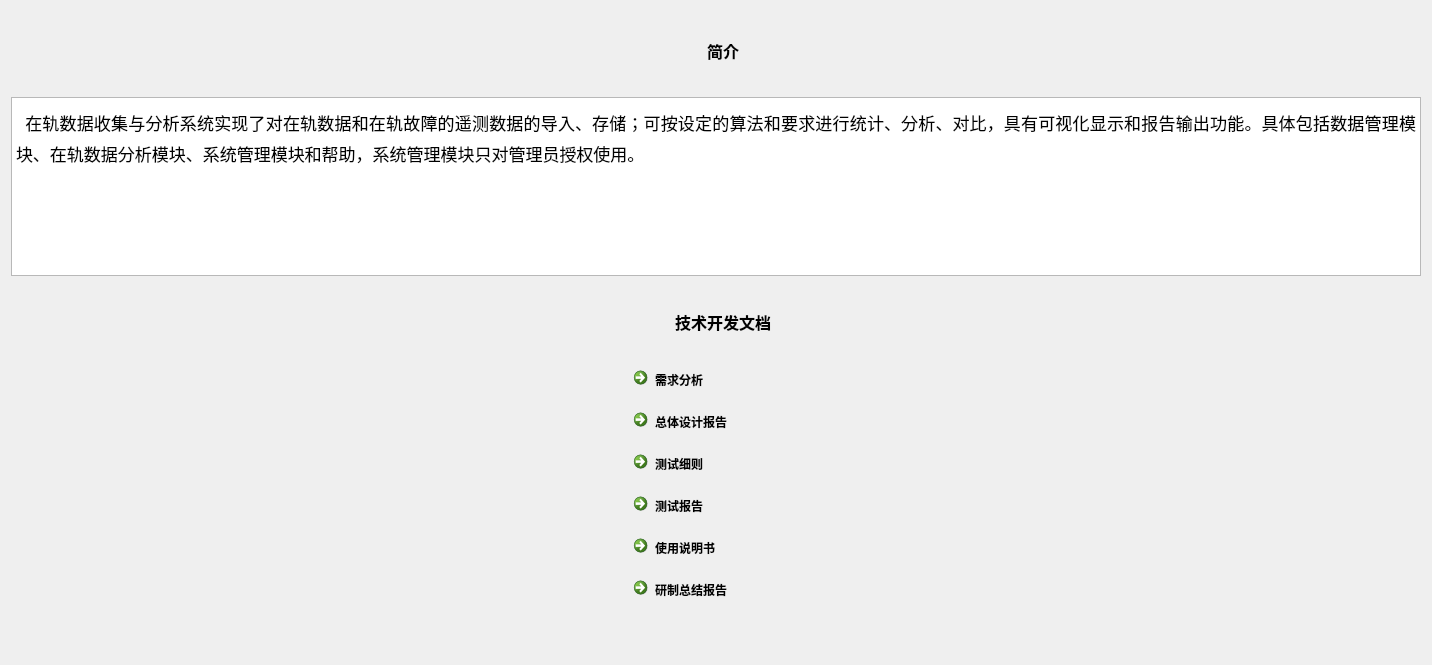
<?xml version="1.0" encoding="UTF-8"?>
<ui version="4.0">
 <class>help</class>
 <widget class="QWidget" name="help">
  <property name="geometry">
   <rect>
    <x>0</x>
    <y>0</y>
    <width>1432</width>
    <height>665</height>
   </rect>
  </property>
  <property name="windowTitle">
   <string>help</string>
  </property>
  <layout class="QVBoxLayout" name="verticalLayout_2">
   <item>
    <layout class="QVBoxLayout" name="verticalLayout">
     <item>
      <spacer name="verticalSpacer_2">
       <property name="orientation">
        <enum>Qt::Vertical</enum>
       </property>
       <property name="sizeHint" stdset="0">
        <size>
         <width>20</width>
         <height>40</height>
        </size>
       </property>
      </spacer>
     </item>
     <item>
      <layout class="QHBoxLayout" name="horizontalLayout">
       <item>
        <widget class="QLabel" name="label_3">
         <property name="text">
          <string/>
         </property>
        </widget>
       </item>
       <item>
        <spacer name="horizontalSpacer_2">
         <property name="orientation">
          <enum>Qt::Horizontal</enum>
         </property>
         <property name="sizeHint" stdset="0">
          <size>
           <width>40</width>
           <height>20</height>
          </size>
         </property>
        </spacer>
       </item>
       <item>
        <widget class="QLabel" name="label_2">
         <property name="font">
          <font>
           <family>AcadEref</family>
           <pointsize>12</pointsize>
           <weight>75</weight>
           <bold>true</bold>
          </font>
         </property>
         <property name="autoFillBackground">
          <bool>true</bool>
         </property>
         <property name="text">
          <string>简介</string>
         </property>
         <property name="textFormat">
          <enum>Qt::AutoText</enum>
         </property>
         <property name="scaledContents">
          <bool>false</bool>
         </property>
        </widget>
       </item>
       <item>
        <spacer name="horizontalSpacer">
         <property name="orientation">
          <enum>Qt::Horizontal</enum>
         </property>
         <property name="sizeHint" stdset="0">
          <size>
           <width>40</width>
           <height>20</height>
          </size>
         </property>
        </spacer>
       </item>
      </layout>
     </item>
     <item>
      <spacer name="verticalSpacer_5">
       <property name="orientation">
        <enum>Qt::Vertical</enum>
       </property>
       <property name="sizeHint" stdset="0">
        <size>
         <width>20</width>
         <height>40</height>
        </size>
       </property>
      </spacer>
     </item>
     <item>
      <widget class="QTextBrowser" name="textBrowser">
       <property name="sizePolicy">
        <sizepolicy hsizetype="Preferred" vsizetype="Expanding">
         <horstretch>0</horstretch>
         <verstretch>0</verstretch>
        </sizepolicy>
       </property>
       <property name="autoFillBackground">
        <bool>true</bool>
       </property>
       <property name="html">
        <string>&lt;!DOCTYPE HTML PUBLIC &quot;-//W3C//DTD HTML 4.0//EN&quot; &quot;http://www.w3.org/TR/REC-html40/strict.dtd&quot;&gt;
&lt;html&gt;&lt;head&gt;&lt;meta name=&quot;qrichtext&quot; content=&quot;1&quot; /&gt;&lt;style type=&quot;text/css&quot;&gt;
p, li { white-space: pre-wrap; }
&lt;/style&gt;&lt;/head&gt;&lt;body style=&quot; font-family:'SimSun'; font-size:9pt; font-weight:400; font-style:normal;&quot;&gt;
&lt;p align=&quot;justify&quot; style=&quot; margin-top:0px; margin-bottom:0px; margin-left:0px; margin-right:0px; -qt-block-indent:0; text-indent:0px;&quot;&gt;&lt;span style=&quot; font-size:18pt; vertical-align:sub;&quot;&gt;  &lt;/span&gt;&lt;span style=&quot; font-size:20pt; vertical-align:sub;&quot;&gt;在轨数据收集与分析系统实现了对在轨数据和在轨故障的遥测数据的导入、存储；可按设定的算法和要求进行统计、分析、对比，具有可视化显示和报告输出功能。具体包括数据管理模块、在轨数据分析模块、系统管理模块和帮助，系统管理模块只对管理员授权使用。&lt;/span&gt;&lt;/p&gt;&lt;/body&gt;&lt;/html&gt;</string>
       </property>
      </widget>
     </item>
     <item>
      <spacer name="verticalSpacer">
       <property name="orientation">
        <enum>Qt::Vertical</enum>
       </property>
       <property name="sizeHint" stdset="0">
        <size>
         <width>20</width>
         <height>40</height>
        </size>
       </property>
      </spacer>
     </item>
     <item>
      <layout class="QHBoxLayout" name="horizontalLayout_8">
       <item>
        <widget class="QLabel" name="label_6">
         <property name="text">
          <string/>
         </property>
        </widget>
       </item>
       <item>
        <spacer name="horizontalSpacer_15">
         <property name="orientation">
          <enum>Qt::Horizontal</enum>
         </property>
         <property name="sizeHint" stdset="0">
          <size>
           <width>40</width>
           <height>20</height>
          </size>
         </property>
        </spacer>
       </item>
       <item>
        <widget class="QLabel" name="label_7">
         <property name="font">
          <font>
           <family>AcadEref</family>
           <pointsize>12</pointsize>
           <weight>75</weight>
           <bold>true</bold>
          </font>
         </property>
         <property name="autoFillBackground">
          <bool>true</bool>
         </property>
         <property name="text">
          <string>技术开发文档</string>
         </property>
         <property name="textFormat">
          <enum>Qt::AutoText</enum>
         </property>
         <property name="scaledContents">
          <bool>false</bool>
         </property>
        </widget>
       </item>
       <item>
        <spacer name="horizontalSpacer_16">
         <property name="orientation">
          <enum>Qt::Horizontal</enum>
         </property>
         <property name="sizeHint" stdset="0">
          <size>
           <width>40</width>
           <height>20</height>
          </size>
         </property>
        </spacer>
       </item>
      </layout>
     </item>
     <item>
      <spacer name="verticalSpacer_4">
       <property name="orientation">
        <enum>Qt::Vertical</enum>
       </property>
       <property name="sizeType">
        <enum>QSizePolicy::Fixed</enum>
       </property>
       <property name="sizeHint" stdset="0">
        <size>
         <width>20</width>
         <height>20</height>
        </size>
       </property>
      </spacer>
     </item>
     <item>
      <layout class="QHBoxLayout" name="horizontalLayout_2">
       <item>
        <spacer name="horizontalSpacer_3">
         <property name="orientation">
          <enum>Qt::Horizontal</enum>
         </property>
         <property name="sizeHint" stdset="0">
          <size>
           <width>40</width>
           <height>20</height>
          </size>
         </property>
        </spacer>
       </item>
       <item>
        <widget class="QCommandLinkButton" name="commandLinkButton">
         <property name="text">
          <string>需求分析</string>
         </property>
        </widget>
       </item>
       <item>
        <spacer name="horizontalSpacer_4">
         <property name="orientation">
          <enum>Qt::Horizontal</enum>
         </property>
         <property name="sizeHint" stdset="0">
          <size>
           <width>40</width>
           <height>20</height>
          </size>
         </property>
        </spacer>
       </item>
       <item>
        <widget class="QLabel" name="label_4">
         <property name="text">
          <string/>
         </property>
        </widget>
       </item>
      </layout>
     </item>
     <item>
      <layout class="QHBoxLayout" name="horizontalLayout_3">
       <item>
        <spacer name="horizontalSpacer_5">
         <property name="orientation">
          <enum>Qt::Horizontal</enum>
         </property>
         <property name="sizeHint" stdset="0">
          <size>
           <width>40</width>
           <height>20</height>
          </size>
         </property>
        </spacer>
       </item>
       <item>
        <widget class="QCommandLinkButton" name="commandLinkButton_2">
         <property name="text">
          <string>总体设计报告</string>
         </property>
        </widget>
       </item>
       <item>
        <spacer name="horizontalSpacer_6">
         <property name="orientation">
          <enum>Qt::Horizontal</enum>
         </property>
         <property name="sizeHint" stdset="0">
          <size>
           <width>40</width>
           <height>20</height>
          </size>
         </property>
        </spacer>
       </item>
       <item>
        <widget class="QLabel" name="label_5">
         <property name="text">
          <string/>
         </property>
        </widget>
       </item>
      </layout>
     </item>
     <item>
      <layout class="QHBoxLayout" name="horizontalLayout_4">
       <item>
        <spacer name="horizontalSpacer_7">
         <property name="orientation">
          <enum>Qt::Horizontal</enum>
         </property>
         <property name="sizeHint" stdset="0">
          <size>
           <width>40</width>
           <height>20</height>
          </size>
         </property>
        </spacer>
       </item>
       <item>
        <widget class="QCommandLinkButton" name="commandLinkButton_3">
         <property name="text">
          <string>测试细则</string>
         </property>
        </widget>
       </item>
       <item>
        <spacer name="horizontalSpacer_8">
         <property name="orientation">
          <enum>Qt::Horizontal</enum>
         </property>
         <property name="sizeHint" stdset="0">
          <size>
           <width>40</width>
           <height>20</height>
          </size>
         </property>
        </spacer>
       </item>
       <item>
        <widget class="QLabel" name="label_11">
         <property name="text">
          <string/>
         </property>
        </widget>
       </item>
      </layout>
     </item>
     <item>
      <layout class="QHBoxLayout" name="horizontalLayout_5">
       <item>
        <spacer name="horizontalSpacer_9">
         <property name="orientation">
          <enum>Qt::Horizontal</enum>
         </property>
         <property name="sizeHint" stdset="0">
          <size>
           <width>40</width>
           <height>20</height>
          </size>
         </property>
        </spacer>
       </item>
       <item>
        <widget class="QCommandLinkButton" name="commandLinkButton_4">
         <property name="text">
          <string>测试报告</string>
         </property>
        </widget>
       </item>
       <item>
        <spacer name="horizontalSpacer_10">
         <property name="orientation">
          <enum>Qt::Horizontal</enum>
         </property>
         <property name="sizeHint" stdset="0">
          <size>
           <width>40</width>
           <height>20</height>
          </size>
         </property>
        </spacer>
       </item>
       <item>
        <widget class="QLabel" name="label_12">
         <property name="text">
          <string/>
         </property>
        </widget>
       </item>
      </layout>
     </item>
     <item>
      <layout class="QHBoxLayout" name="horizontalLayout_6">
       <item>
        <spacer name="horizontalSpacer_11">
         <property name="orientation">
          <enum>Qt::Horizontal</enum>
         </property>
         <property name="sizeHint" stdset="0">
          <size>
           <width>40</width>
           <height>20</height>
          </size>
         </property>
        </spacer>
       </item>
       <item>
        <widget class="QCommandLinkButton" name="commandLinkButton_5">
         <property name="text">
          <string>使用说明书</string>
         </property>
        </widget>
       </item>
       <item>
        <spacer name="horizontalSpacer_12">
         <property name="orientation">
          <enum>Qt::Horizontal</enum>
         </property>
         <property name="sizeHint" stdset="0">
          <size>
           <width>40</width>
           <height>20</height>
          </size>
         </property>
        </spacer>
       </item>
       <item>
        <widget class="QLabel" name="label_13">
         <property name="text">
          <string/>
         </property>
        </widget>
       </item>
      </layout>
     </item>
     <item>
      <layout class="QHBoxLayout" name="horizontalLayout_7">
       <item>
        <spacer name="horizontalSpacer_13">
         <property name="orientation">
          <enum>Qt::Horizontal</enum>
         </property>
         <property name="sizeHint" stdset="0">
          <size>
           <width>40</width>
           <height>20</height>
          </size>
         </property>
        </spacer>
       </item>
       <item>
        <widget class="QCommandLinkButton" name="commandLinkButton_6">
         <property name="text">
          <string>研制总结报告</string>
         </property>
        </widget>
       </item>
       <item>
        <spacer name="horizontalSpacer_14">
         <property name="orientation">
          <enum>Qt::Horizontal</enum>
         </property>
         <property name="sizeHint" stdset="0">
          <size>
           <width>40</width>
           <height>20</height>
          </size>
         </property>
        </spacer>
       </item>
       <item>
        <widget class="QLabel" name="label_14">
         <property name="text">
          <string/>
         </property>
        </widget>
       </item>
      </layout>
     </item>
     <item>
      <widget class="QLabel" name="label">
       <property name="text">
        <string/>
       </property>
      </widget>
     </item>
     <item>
      <spacer name="verticalSpacer_3">
       <property name="orientation">
        <enum>Qt::Vertical</enum>
       </property>
       <property name="sizeHint" stdset="0">
        <size>
         <width>20</width>
         <height>40</height>
        </size>
       </property>
      </spacer>
     </item>
    </layout>
   </item>
  </layout>
 </widget>
 <layoutdefault spacing="6" margin="11"/>
 <resources/>
 <connections/>
</ui>
